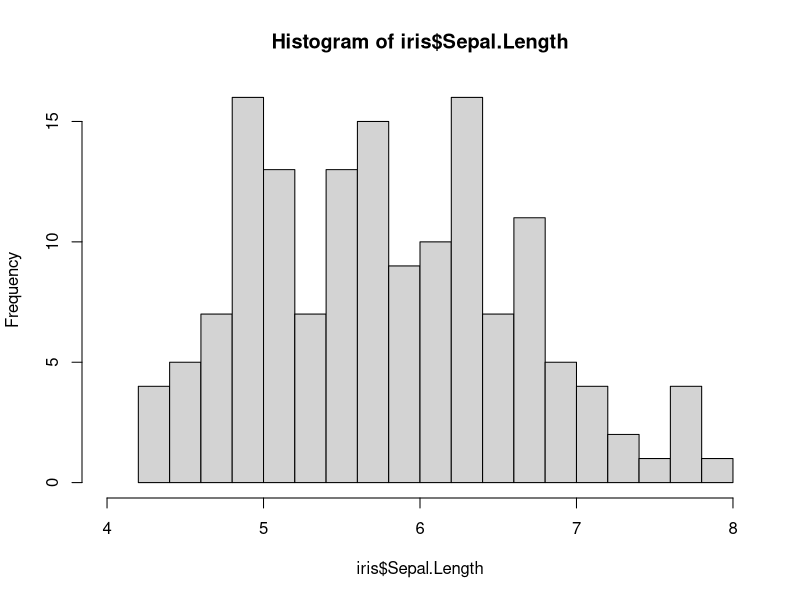
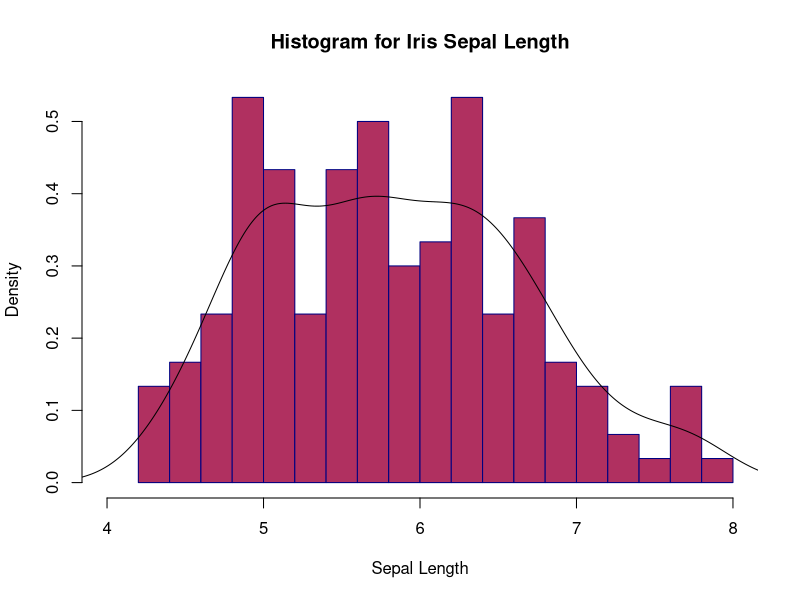

Reproduce these figures in R, in order.
# Exercise 5
#
# Time: 10 minutes

# The are many other options available for the hist() function. Using the last example we went through...

hist(iris$Sepal.Length, breaks = 25, xlim = c(4, 8))

# ..., see what other options you can find that will improve the figure. Run your code in the console.

# Answer:

# By default, hist() shows the frequency of occurrence of values, as indicated by the y-axis label.
# If you set 'prob=TRUE', hist() will calculate the likelihood of occurrence of the value interval on
# the x-axis, i.e., a probability density. The lines() function adds a density curve to the plot.

# See https://www.r-bloggers.com/how-to-make-a-histogram-with-basic-r/ for more examples
hist(iris$Sepal.Length, breaks = 15, xlim = c(4, 8), border="navy", col="maroon",
     xlab="Sepal Length", main="Histogram for Iris Sepal Length", prob = TRUE)

lines(density(iris$Sepal.Length))
